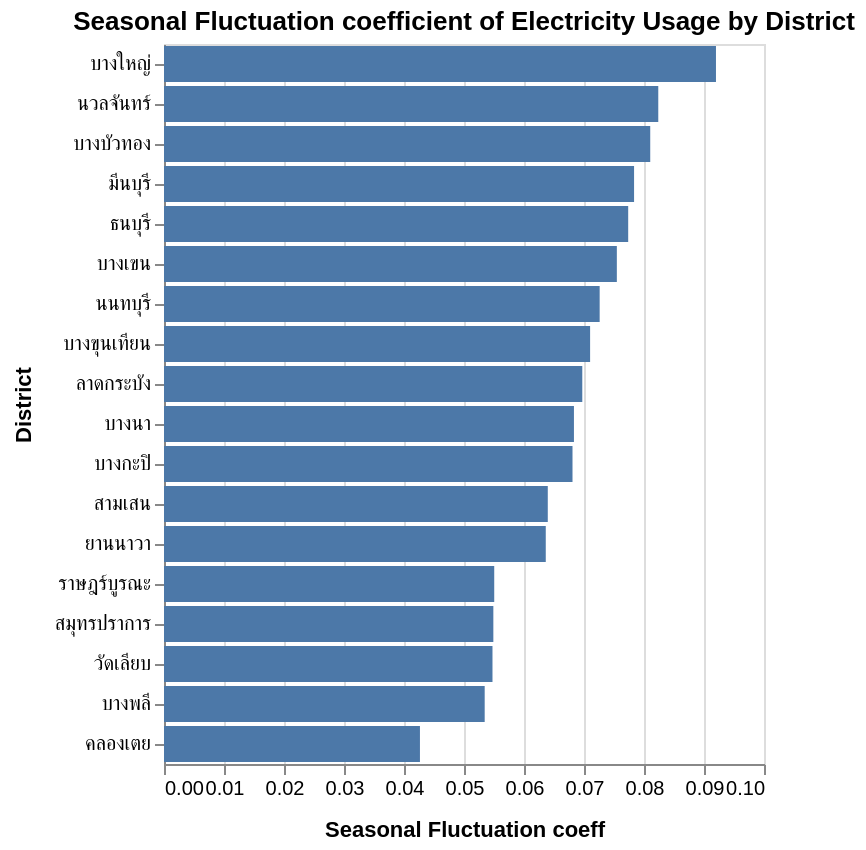

The notebook cell saved with this chart:
### Code cell
chart_seasonal_fluctuation = alt.Chart(seasonal_fluctuation_df).mark_bar().encode(
    x=alt.X('seasonal_fluctuation_coeff', title='Seasonal Fluctuation coeff', axis=alt.Axis(titlePadding=10)),
    y=alt.Y('district', sort='-x', title='District', axis=alt.Axis(titlePadding=10)),
    tooltip=['district', alt.Tooltip('seasonal_fluctuation', format='.2f')]
).properties(
    title='Seasonal Fluctuation coefficient of Electricity Usage by District'
).interactive()

chart_seasonal_fluctuation.display()

### Figure 1 — Vega-Lite specification as saved in the notebook (floating-point values rounded to 4 significant figures)
{"config": {"view": {"continuousWidth": 300, "continuousHeight": 300}}, "data": {"name": "data-6cbe93b6a9a657908a5c2ff325ba1a85"}, "mark": {"type": "bar"}, "encoding": {"tooltip": [{"field": "district", "type": "nominal"}, {"field": "seasonal_fluctuation", "format": ".2f", "type": "quantitative"}], "x": {"axis": {"titlePadding": 10}, "field": "seasonal_fluctuation_coeff", "title": "Seasonal Fluctuation coeff", "type": "quantitative"}, "y": {"axis": {"titlePadding": 10}, "field": "district", "sort": "-x", "title": "District", "type": "nominal"}}, "params": [{"name": "param_8", "select": {"type": "interval", "encodings": ["x", "y"]}, "bind": "scales"}], "title": "Seasonal Fluctuation coefficient of Electricity Usage by District", "$schema": "https://vega.github.io/schema/vega-lite/v5.20.1.json", "datasets": {"data-6cbe93b6a9a657908a5c2ff325ba1a85": [{"district": "คลองเตย", "seasonal_fluctuation": 15.63, "overall_avg_usage": 366.4, "seasonal_fluctuation_coeff": 0.04266}, {"district": "ธนบุรี", "seasonal_fluctuation": 13.27, "overall_avg_usage": 171.5, "seasonal_fluctuation_coeff": 0.07737}, {"district": "นนทบุรี", "seasonal_fluctuation": 22.18, "overall_avg_usage": 305.4, "seasonal_fluctuation_coeff": 0.07261}, {"district": "นวลจันทร์", "seasonal_fluctuation": 13.3, "overall_avg_usage": 161.5, "seasonal_fluctuation_coeff": 0.08238}, {"district": "บางกะปิ", "seasonal_fluctuation": 17.95, "overall_avg_usage": 263.6, "seasonal_fluctuation_coeff": 0.06808}, {"district": "บางขุนเทียน", "seasonal_fluctuation": 15.18, "overall_avg_usage": 213.8, "seasonal_fluctuation_coeff": 0.07102}, {"district": "บางนา", "seasonal_fluctuation": 16.58, "overall_avg_usage": 242.6, "seasonal_fluctuation_coeff": 0.06832}, {"district": "บางบัวทอง", "seasonal_fluctuation": 15.15, "overall_avg_usage": 186.9, "seasonal_fluctuation_coeff": 0.08104}, {"district": "บางพลี", "seasonal_fluctuation": 23.47, "overall_avg_usage": 439.2, "seasonal_fluctuation_coeff": 0.05345}, {"district": "บางเขน", "seasonal_fluctuation": 20.7, "overall_avg_usage": 274.2, "seasonal_fluctuation_coeff": 0.07547}, {"district": "บางใหญ่", "seasonal_fluctuation": 14.77, "overall_avg_usage": 160.5, "seasonal_fluctuation_coeff": 0.09199}, {"district": "มีนบุรี", "seasonal_fluctuation": 13.99, "overall_avg_usage": 178.5, "seasonal_fluctuation_coeff": 0.07834}, {"district": "ยานนาวา", "seasonal_fluctuation": 10.05, "overall_avg_usage": 157.9, "seasonal_fluctuation_coeff": 0.06363}, {"district": "ราษฎร์บูรณะ", "seasonal_fluctuation": 17.66, "overall_avg_usage": 320.9, "seasonal_fluctuation_coeff": 0.05504}, {"district": "ลาดกระบัง", "seasonal_fluctuation": 11.97, "overall_avg_usage": 171.6, "seasonal_fluctuation_coeff": 0.06971}, {"district": "วัดเลียบ", "seasonal_fluctuation": 4.899, "overall_avg_usage": 89.48, "seasonal_fluctuation_coeff": 0.05475}, {"district": "สมุทรปราการ", "seasonal_fluctuation": 22.03, "overall_avg_usage": 401.3, "seasonal_fluctuation_coeff": 0.05489}, {"district": "สามเสน", "seasonal_fluctuation": 19.3, "overall_avg_usage": 301.8, "seasonal_fluctuation_coeff": 0.06396}]}}
